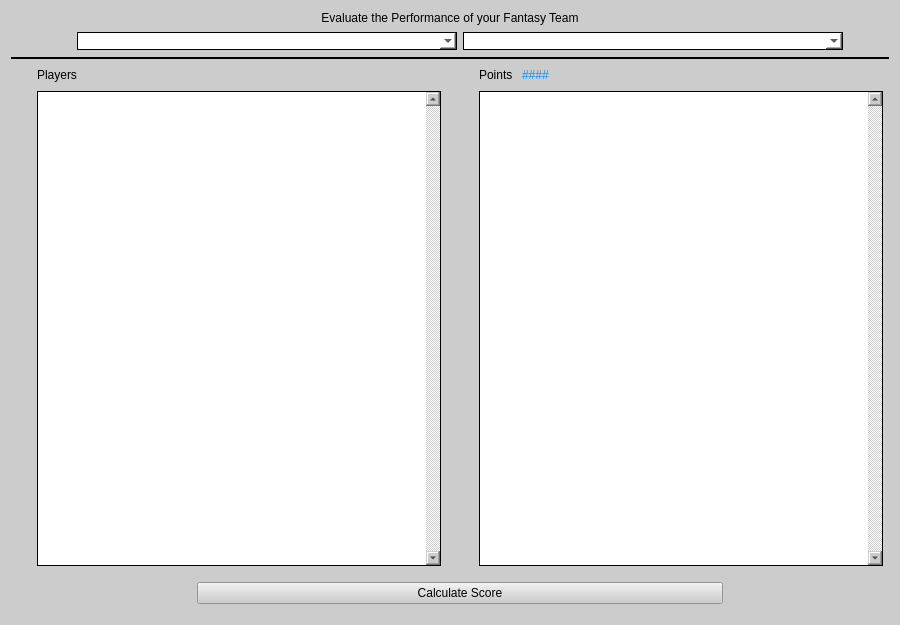
<?xml version="1.0" encoding="UTF-8"?>
<ui version="4.0">
 <class>widget</class>
 <widget class="QWidget" name="widget">
  <property name="geometry">
   <rect>
    <x>0</x>
    <y>0</y>
    <width>900</width>
    <height>625</height>
   </rect>
  </property>
  <property name="minimumSize">
   <size>
    <width>768</width>
    <height>625</height>
   </size>
  </property>
  <property name="windowTitle">
   <string>Form</string>
  </property>
  <property name="styleSheet">
   <string notr="true">font: 75 10pt &quot;Comic Sans MS&quot;;
background-color: rgb(204, 204, 204);
</string>
  </property>
  <layout class="QHBoxLayout" name="horizontalLayout_7">
   <item>
    <layout class="QGridLayout" name="gridLayout">
     <item row="3" column="1">
      <widget class="QLabel" name="l2">
       <property name="text">
        <string>Players</string>
       </property>
      </widget>
     </item>
     <item row="3" column="4">
      <layout class="QHBoxLayout" name="horizontalLayout_2">
       <item>
        <widget class="QLabel" name="l3">
         <property name="text">
          <string>Points </string>
         </property>
        </widget>
       </item>
       <item>
        <widget class="QLabel" name="points">
         <property name="styleSheet">
          <string notr="true">color: rgb(0, 150, 255);</string>
         </property>
         <property name="text">
          <string>####</string>
         </property>
        </widget>
       </item>
       <item>
        <spacer name="horizontalSpacer_9">
         <property name="orientation">
          <enum>Qt::Horizontal</enum>
         </property>
         <property name="sizeHint" stdset="0">
          <size>
           <width>40</width>
           <height>20</height>
          </size>
         </property>
        </spacer>
       </item>
      </layout>
     </item>
     <item row="1" column="1" colspan="4">
      <layout class="QHBoxLayout" name="horizontalLayout">
       <item>
        <spacer name="horizontalSpacer_5">
         <property name="orientation">
          <enum>Qt::Horizontal</enum>
         </property>
         <property name="sizeType">
          <enum>QSizePolicy::Fixed</enum>
         </property>
         <property name="sizeHint" stdset="0">
          <size>
           <width>40</width>
           <height>20</height>
          </size>
         </property>
        </spacer>
       </item>
       <item>
        <widget class="QComboBox" name="como1">
         <property name="styleSheet">
          <string notr="true">background-color: rgb(255, 255, 255);
border:1px solid black;</string>
         </property>
        </widget>
       </item>
       <item>
        <widget class="QComboBox" name="como2">
         <property name="styleSheet">
          <string notr="true">background-color: rgb(255, 255, 255);
border:1px solid black;</string>
         </property>
        </widget>
       </item>
       <item>
        <spacer name="horizontalSpacer_6">
         <property name="orientation">
          <enum>Qt::Horizontal</enum>
         </property>
         <property name="sizeType">
          <enum>QSizePolicy::Fixed</enum>
         </property>
         <property name="sizeHint" stdset="0">
          <size>
           <width>40</width>
           <height>20</height>
          </size>
         </property>
        </spacer>
       </item>
      </layout>
     </item>
     <item row="5" column="1" colspan="4">
      <layout class="QHBoxLayout" name="horizontalLayout_6">
       <property name="topMargin">
        <number>10</number>
       </property>
       <property name="bottomMargin">
        <number>10</number>
       </property>
       <item>
        <spacer name="horizontalSpacer">
         <property name="orientation">
          <enum>Qt::Horizontal</enum>
         </property>
         <property name="sizeType">
          <enum>QSizePolicy::Fixed</enum>
         </property>
         <property name="sizeHint" stdset="0">
          <size>
           <width>160</width>
           <height>20</height>
          </size>
         </property>
        </spacer>
       </item>
       <item>
        <widget class="QPushButton" name="cal">
         <property name="text">
          <string>Calculate Score</string>
         </property>
        </widget>
       </item>
       <item>
        <spacer name="horizontalSpacer_2">
         <property name="orientation">
          <enum>Qt::Horizontal</enum>
         </property>
         <property name="sizeType">
          <enum>QSizePolicy::Fixed</enum>
         </property>
         <property name="sizeHint" stdset="0">
          <size>
           <width>160</width>
           <height>20</height>
          </size>
         </property>
        </spacer>
       </item>
      </layout>
     </item>
     <item row="3" column="0" rowspan="2">
      <spacer name="horizontalSpacer_7">
       <property name="orientation">
        <enum>Qt::Horizontal</enum>
       </property>
       <property name="sizeType">
        <enum>QSizePolicy::Fixed</enum>
       </property>
       <property name="sizeHint" stdset="0">
        <size>
         <width>20</width>
         <height>20</height>
        </size>
       </property>
      </spacer>
     </item>
     <item row="3" column="5" rowspan="2">
      <spacer name="horizontalSpacer_8">
       <property name="sizePolicy">
        <sizepolicy hsizetype="Minimum" vsizetype="Minimum">
         <horstretch>0</horstretch>
         <verstretch>0</verstretch>
        </sizepolicy>
       </property>
       <property name="minimumSize">
        <size>
         <width>0</width>
         <height>0</height>
        </size>
       </property>
       <property name="orientation">
        <enum>Qt::Horizontal</enum>
       </property>
       <property name="sizeType">
        <enum>QSizePolicy::Minimum</enum>
       </property>
       <property name="sizeHint" stdset="0">
        <size>
         <width>10</width>
         <height>20</height>
        </size>
       </property>
      </spacer>
     </item>
     <item row="4" column="4">
      <widget class="QListWidget" name="list2">
       <property name="styleSheet">
        <string notr="true">background-color: rgb(255, 255, 255);
border:1px solid black;</string>
       </property>
       <property name="verticalScrollBarPolicy">
        <enum>Qt::ScrollBarAlwaysOn</enum>
       </property>
      </widget>
     </item>
     <item row="4" column="1">
      <widget class="QListWidget" name="list1">
       <property name="styleSheet">
        <string notr="true">background-color: rgb(255, 255, 255);
border:1px solid black;</string>
       </property>
       <property name="verticalScrollBarPolicy">
        <enum>Qt::ScrollBarAlwaysOn</enum>
       </property>
      </widget>
     </item>
     <item row="4" column="3">
      <spacer name="horizontalSpacer_4">
       <property name="orientation">
        <enum>Qt::Horizontal</enum>
       </property>
       <property name="sizeType">
        <enum>QSizePolicy::Fixed</enum>
       </property>
       <property name="sizeHint" stdset="0">
        <size>
         <width>10</width>
         <height>20</height>
        </size>
       </property>
      </spacer>
     </item>
     <item row="4" column="2">
      <spacer name="horizontalSpacer_3">
       <property name="orientation">
        <enum>Qt::Horizontal</enum>
       </property>
       <property name="sizeType">
        <enum>QSizePolicy::Fixed</enum>
       </property>
       <property name="sizeHint" stdset="0">
        <size>
         <width>10</width>
         <height>20</height>
        </size>
       </property>
      </spacer>
     </item>
     <item row="2" column="0" colspan="6">
      <widget class="Line" name="line">
       <property name="maximumSize">
        <size>
         <width>16777215</width>
         <height>2</height>
        </size>
       </property>
       <property name="styleSheet">
        <string notr="true">background-color: rgb(0, 0, 0);</string>
       </property>
       <property name="orientation">
        <enum>Qt::Horizontal</enum>
       </property>
      </widget>
     </item>
     <item row="0" column="0" colspan="6">
      <widget class="QLabel" name="l1">
       <property name="text">
        <string>Evaluate the Performance of your Fantasy Team</string>
       </property>
       <property name="alignment">
        <set>Qt::AlignCenter</set>
       </property>
      </widget>
     </item>
    </layout>
   </item>
  </layout>
 </widget>
 <resources/>
 <connections/>
</ui>
